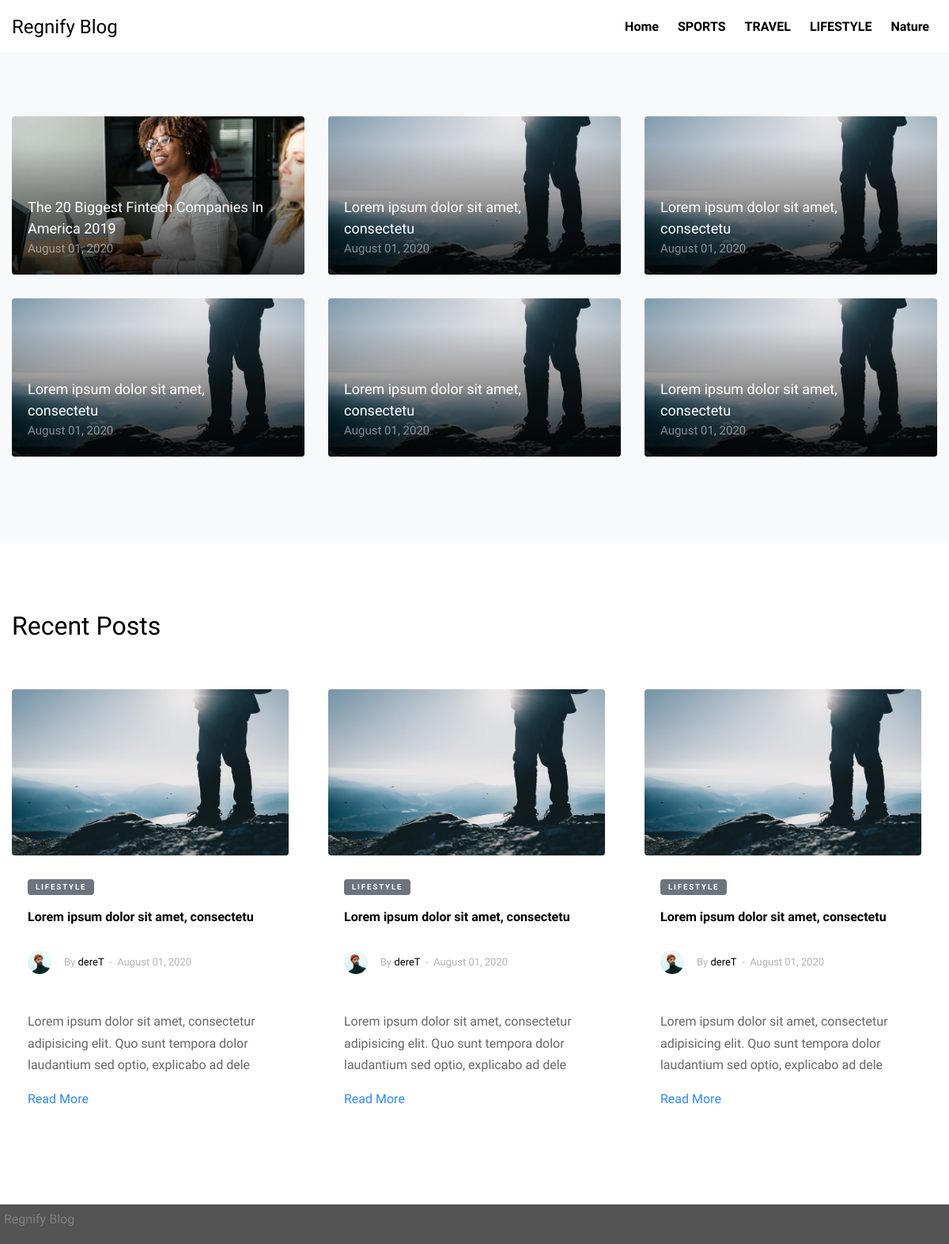
The app's page /, older data.
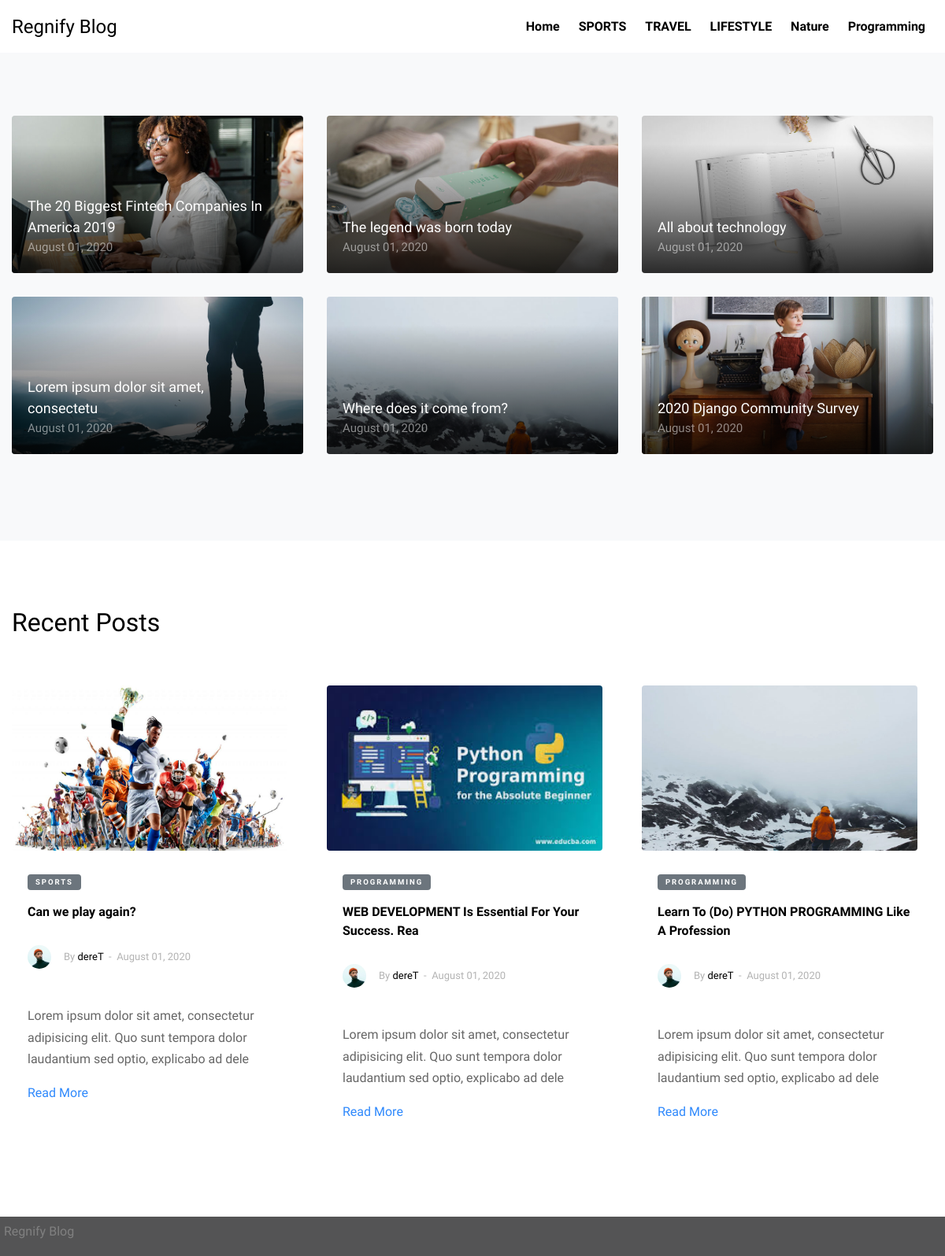
The same page, newer data.
### blog/models.py (models this page shows, shortened)
class Category(models.Model):
    title = models.CharField(max_length=50)
    cat_slug = models.SlugField(max_length=140, unique=True)
    author_id = models.ForeignKey(User, on_delete=models.CASCADE)
    created_on = models.DateTimeField(auto_now_add=True)
    updated_on = models.DateTimeField(auto_now=True)

class Post(models.Model):
    title = models.CharField(max_length=50)
    cat = models.ForeignKey(Category, on_delete=models.CASCADE)
    post_image = models.ImageField(default='noimage.jpg', upload_to='posts')
    author = models.ForeignKey(User, on_delete=models.CASCADE, default=1)
    created_on = models.DateTimeField(auto_now_add=True)
    updated_on = models.DateTimeField(auto_now=True)
    publish = models.BooleanField(default=False)
    view = models.IntegerField(default=0)
    content = models.TextField()

### blog/views.py (the view)
# urls.py: path('', home, name="blog-home"),
def home(request):
    context = {
        'posts': Post.objects.all(),
        'navs': Category.objects.all()
    }
    return render(request, 'index.html', context)

### templates/index.html (shortened to what this page needs)
{% extends 'blog_base.html' %}
{% load static %}
{% block content %}
 <div class="site-section bg-light">
      <div class="container">
        <div class="row align-items-stretch retro-layout-2">
          {% for post in posts|slice:':6'  %}
            <div class="col-md-4 cy">
              <a href="{% url 'post-detail' post.id %}" class="h-entry mb-30 v-height gradient" style="background-image: url('{{post.post_image.url}}');">
                <div class="text">
                  <h2>{{post.title}}</h2>
                  <span class="date">{{post.created_on|date:'F d, Y'}}</span>
                </div>
              </a>
          </div>
          {% endfor %}
        </div>
      </div>
  </div>
<div class="site-section">
  <div class="container">
    <div class="row mb-5">
      <div class="col-12">
        <h2>Recent Posts</h2>
      </div>
    </div>
      <div class="row">
        {% for post in posts|slice:"6:9" %}
            <div class="col-lg-4 mb-4">
              <div class="entry2">
                <a href="{% url 'post-detail' post.id %}">
                  <img src="{{post.post_image.url}}" alt="Image" class="img-fluid rounded" style="height:210px !important; width:350px">
                </a>
                <div class="excerpt">
                  <span class="post-category text-white bg-secondary mb-3">{{post.cat.title}}</span>
                  <h2 style="font-size:16px"><a href="{% url 'post-detail' post.id %}">{{ post.title }}</a></h2>
                  <div class="post-meta align-items-center text-left clearfix">
                  <figure class="author-figure mb-0 mr-3 float-left">
                    <img src="/media/userdefault.jpg/" alt="Image" class="img-fluid"/>
                  </figure>
                  <span class="d-inline-block mt-1">By <a href="#">{{post.author.username}}</a></span>
                  <span>&nbsp;-&nbsp; {{post.created_on|date:'F d, Y'}} </span>
                </div>
                <p>{{post.content|slice:120|linebreaks}}</p>
                <p><a href="{% url 'post-detail' post.id %}">Read More</a></p>
              </div>
            </div>
          </div>
        {% endfor %}
      </div>
      </div>
    </div>
    <div class="site-footere" style="padding:5px; height:50px; background:#545455;">
      Regnify Blog
    </div>
  </div>
{% endblock content %}

### templates/blog_base.html (shortened to what this page needs)
{% load static %}
{% include 'layout/header.html' %}
{% block content %}
{% endblock content %}
  </body>
</html>

### templates/layout/header.html (shortened to what this page needs)
{% load static %}
<html lang="en">
  <head>
    <link rel="stylesheet" href="{% static 'fonts/icomoon/style.css' %}">
    <link rel="stylesheet" href="{% static 'css/bootstrap.min.css' %}">
    <link rel="stylesheet" href="{% static 'css/magnific-popup.css' %}">
    <link rel="stylesheet" href="{% static 'css/jquery-ui.css' %}">
    <link rel="stylesheet" href="{% static 'css/owl.carousel.min.css' %}">
    <link rel="stylesheet" href="{% static 'css/owl.theme.default.min.css' %}">
    <link rel="stylesheet" href="{% static 'css/bootstrap-datepicker.css' %}">
    <link rel="stylesheet" href="{% static 'fonts/flaticon/font/flaticon.css'%}">
    <link rel="stylesheet" href="{% static 'css/aos.css' %} ">
    <link rel="stylesheet" href="{% static 'css/style.css' %}">
  </head>
  <body>
    <div class="site-wrap">
    <header class="site-navbar" role="banner">
      <div class="container-fluid">
        <div class="row align-items-center">
          <div class="col-4 site-logo">
            <a href="{% url 'blog-home' %}" class="text-black h2 mb-0">Regnify Blog</a>
          </div>
          <div class="col-8 text-right">
            <nav class="site-navigation" role="navigation">
              <ul class="site-menu js-clone-nav mr-auto d-none d-lg-block mb-0">
                <li><a href="{% url 'blog-home' %}">Home</a></li>
                {% for nav in navs  %}
                  <li><a href="{% url 'category' nav.id %}">{{nav.title}}</a></li>
                {% endfor %}
              </ul>
            </nav>
              </div>
          </div>
      </div>
    </header>

Row changes from the older to the newer data that the page shows:
added Category: title "Programming"
changed Post: post_image: picture added in place of a placeholder; title "Lorem ipsum dolor sit amet, consectetu" → "The legend was born today"
changed Post: post_image: picture added in place of a placeholder; title "Lorem ipsum dolor sit amet, consectetu" → "All about technology"
changed Post: post_image: picture added in place of a placeholder; title "Lorem ipsum dolor sit amet, consectetu" → "Where does it come from?"
changed Post: post_image: picture added in place of a placeholder; title "Lorem ipsum dolor sit amet, consectetu" → "2020 Django Community Survey"
changed Post: post_image: picture added in place of a placeholder; cat "LIFESTYLE" → "SPORTS"; title "Lorem ipsum dolor sit amet, consectetu" → "Can we play again?"
changed Post: post_image: picture added in place of a placeholder; cat "LIFESTYLE" → "PROGRAMMING"; title "Lorem ipsum dolor sit amet, consectetu" → "WEB DEVELOPMENT Is Essential For Your Success. Rea"
changed Post: post_image: picture added in place of a placeholder; cat "LIFESTYLE" → "PROGRAMMING"; title "Lorem ipsum dolor sit amet, consectetu" → "Learn To (Do) PYTHON PROGRAMMING Like A Profession"
